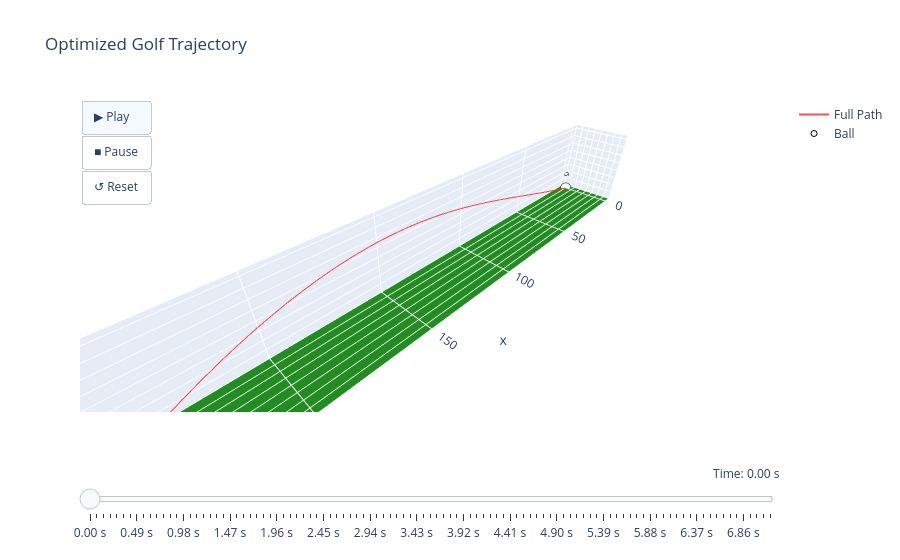

This figure's notebook cell:
### Code cell
# Animation of the trajectory to inspect the 3D path and the effect of the spin and wind
rotated_traj.animate()

### Figure 1 — Plotly figure (JSON) as saved in the notebook; plotly's stock layout.template omitted (floating-point values rounded to 4 significant figures; data arrays with more than 128 entries replaced by an {"elided": "..."} marker saying what was removed)
{"data": [{"customdata": {"elided": "719x6 float values"}, "hovertemplate": "<b>Position:\t</b> %{x:.1f}m %{y:.1f}m %{z:.1f}m<br><b>Velocity:\t</b> %{customdata[0]:.1f}, %{customdata[1]:.1f}, %{customdata[2]:.1f} m/s<br><b>Spin:\t</b> %{customdata[3]:.1f}, %{customdata[4]:.1f}, %{customdata[5]:.1f} rad/s<br><extra></extra>", "line": {"color": "rgba(255, 0, 0, 0.7)", "width": 2}, "mode": "lines", "name": "Full Path", "type": "scatter3d", "x": {"elided": "719 float values"}, "y": {"elided": "719 float values"}, "z": {"elided": "719 float values"}}, {"marker": {"color": "white", "line": {"color": "black", "width": 1}, "size": 6}, "mode": "markers+text", "name": "Ball", "text": ["Ball"], "type": "scatter3d", "x": [0], "y": [0], "z": [0]}], "layout": {"scene": {"aspectmode": "data", "xaxis": {"range": [-5, 276.5]}, "yaxis": {"range": [-5.0, 33.96]}, "zaxis": {"backgroundcolor": "rgb(34, 139, 34)", "range": [0, 42.07]}}, "sliders": [{"active": 0, "currentvalue": {"prefix": "Time: ", "visible": true, "xanchor": "right"}, "pad": {"b": 10, "t": 50}, "steps": [{"args": [["0"], {"frame": {"duration": 0, "redraw": true}, "mode": "immediate", "transition": {"duration": 0}}], "label": "0.00 s", "method": "animate"}, {"args": [["7"], {"frame": {"duration": 0, "redraw": true}, "mode": "immediate", "transition": {"duration": 0}}], "label": "0.07 s", "method": "animate"}, {"args": [["14"], {"frame": {"duration": 0, "redraw": true}, "mode": "immediate", "transition": {"duration": 0}}], "label": "0.14 s", "method": "animate"}, {"args": [["21"], {"frame": {"duration": 0, "redraw": true}, "mode": "immediate", "transition": {"duration": 0}}], "label": "0.21 s", "method": "animate"}, {"args": [["28"], {"frame": {"duration": 0, "redraw": true}, "mode": "immediate", "transition": {"duration": 0}}], "label": "0.28 s", "method": "animate"}, {"args": [["35"], {"frame": {"duration": 0, "redraw": true}, "mode": "immediate", "transition": {"duration": 0}}], "label": "0.35 s", "method": "animate"}, {"args": [["42"], {"frame": {"duration": 0, "redraw": true}, "mode": "immediate", "transition": {"duration": 0}}], "label": "0.42 s", "method": "animate"}, {"args": [["49"], {"frame": {"duration": 0, "redraw": true}, "mode": "immediate", "transition": {"duration": 0}}], "label": "0.49 s", "method": "animate"}, {"args": [["56"], {"frame": {"duration": 0, "redraw": true}, "mode": "immediate", "transition": {"duration": 0}}], "label": "0.56 s", "method": "animate"}, {"args": [["63"], {"frame": {"duration": 0, "redraw": true}, "mode": "immediate", "transition": {"duration": 0}}], "label": "0.63 s", "method": "animate"}, {"args": [["70"], {"frame": {"duration": 0, "redraw": true}, "mode": "immediate", "transition": {"duration": 0}}], "label": "0.70 s", "method": "animate"}, {"args": [["77"], {"frame": {"duration": 0, "redraw": true}, "mode": "immediate", "transition": {"duration": 0}}], "label": "0.77 s", "method": "animate"}, {"args": [["84"], {"frame": {"duration": 0, "redraw": true}, "mode": "immediate", "transition": {"duration": 0}}], "label": "0.84 s", "method": "animate"}, {"args": [["91"], {"frame": {"duration": 0, "redraw": true}, "mode": "immediate", "transition": {"duration": 0}}], "label": "0.91 s", "method": "animate"}, {"args": [["98"], {"frame": {"duration": 0, "redraw": true}, "mode": "immediate", "transition": {"duration": 0}}], "label": "0.98 s", "method": "animate"}, {"args": [["105"], {"frame": {"duration": 0, "redraw": true}, "mode": "immediate", "transition": {"duration": 0}}], "label": "1.05 s", "method": "animate"}, {"args": [["112"], {"frame": {"duration": 0, "redraw": true}, "mode": "immediate", "transition": {"duration": 0}}], "label": "1.12 s", "method": "animate"}, {"args": [["119"], {"frame": {"duration": 0, "redraw": true}, "mode": "immediate", "transition": {"duration": 0}}], "label": "1.19 s", "method": "animate"}, {"args": [["126"], {"frame": {"duration": 0, "redraw": true}, "mode": "immediate", "transition": {"duration": 0}}], "label": "1.26 s", "method": "animate"}, {"args": [["133"], {"frame": {"duration": 0, "redraw": true}, "mode": "immediate", "transition": {"duration": 0}}], "label": "1.33 s", "method": "animate"}, {"args": [["140"], {"frame": {"duration": 0, "redraw": true}, "mode": "immediate", "transition": {"duration": 0}}], "label": "1.40 s", "method": "animate"}, {"args": [["147"], {"frame": {"duration": 0, "redraw": true}, "mode": "immediate", "transition": {"duration": 0}}], "label": "1.47 s", "method": "animate"}, {"args": [["154"], {"frame": {"duration": 0, "redraw": true}, "mode": "immediate", "transition": {"duration": 0}}], "label": "1.54 s", "method": "animate"}, {"args": [["161"], {"frame": {"duration": 0, "redraw": true}, "mode": "immediate", "transition": {"duration": 0}}], "label": "1.61 s", "method": "animate"}, {"args": [["168"], {"frame": {"duration": 0, "redraw": true}, "mode": "immediate", "transition": {"duration": 0}}], "label": "1.68 s", "method": "animate"}, {"args": [["175"], {"frame": {"duration": 0, "redraw": true}, "mode": "immediate", "transition": {"duration": 0}}], "label": "1.75 s", "method": "animate"}, {"args": [["182"], {"frame": {"duration": 0, "redraw": true}, "mode": "immediate", "transition": {"duration": 0}}], "label": "1.82 s", "method": "animate"}, {"args": [["189"], {"frame": {"duration": 0, "redraw": true}, "mode": "immediate", "transition": {"duration": 0}}], "label": "1.89 s", "method": "animate"}, {"args": [["196"], {"frame": {"duration": 0, "redraw": true}, "mode": "immediate", "transition": {"duration": 0}}], "label": "1.96 s", "method": "animate"}, {"args": [["203"], {"frame": {"duration": 0, "redraw": true}, "mode": "immediate", "transition": {"duration": 0}}], "label": "2.03 s", "method": "animate"}, {"args": [["210"], {"frame": {"duration": 0, "redraw": true}, "mode": "immediate", "transition": {"duration": 0}}], "label": "2.10 s", "method": "animate"}, {"args": [["217"], {"frame": {"duration": 0, "redraw": true}, "mode": "immediate", "transition": {"duration": 0}}], "label": "2.17 s", "method": "animate"}, {"args": [["224"], {"frame": {"duration": 0, "redraw": true}, "mode": "immediate", "transition": {"duration": 0}}], "label": "2.24 s", "method": "animate"}, {"args": [["231"], {"frame": {"duration": 0, "redraw": true}, "mode": "immediate", "transition": {"duration": 0}}], "label": "2.31 s", "method": "animate"}, {"args": [["238"], {"frame": {"duration": 0, "redraw": true}, "mode": "immediate", "transition": {"duration": 0}}], "label": "2.38 s", "method": "animate"}, {"args": [["245"], {"frame": {"duration": 0, "redraw": true}, "mode": "immediate", "transition": {"duration": 0}}], "label": "2.45 s", "method": "animate"}, {"args": [["252"], {"frame": {"duration": 0, "redraw": true}, "mode": "immediate", "transition": {"duration": 0}}], "label": "2.52 s", "method": "animate"}, {"args": [["259"], {"frame": {"duration": 0, "redraw": true}, "mode": "immediate", "transition": {"duration": 0}}], "label": "2.59 s", "method": "animate"}, {"args": [["266"], {"frame": {"duration": 0, "redraw": true}, "mode": "immediate", "transition": {"duration": 0}}], "label": "2.66 s", "method": "animate"}, {"args": [["273"], {"frame": {"duration": 0, "redraw": true}, "mode": "immediate", "transition": {"duration": 0}}], "label": "2.73 s", "method": "animate"}, {"args": [["280"], {"frame": {"duration": 0, "redraw": true}, "mode": "immediate", "transition": {"duration": 0}}], "label": "2.80 s", "method": "animate"}, {"args": [["287"], {"frame": {"duration": 0, "redraw": true}, "mode": "immediate", "transition": {"duration": 0}}], "label": "2.87 s", "method": "animate"}, {"args": [["294"], {"frame": {"duration": 0, "redraw": true}, "mode": "immediate", "transition": {"duration": 0}}], "label": "2.94 s", "method": "animate"}, {"args": [["301"], {"frame": {"duration": 0, "redraw": true}, "mode": "immediate", "transition": {"duration": 0}}], "label": "3.01 s", "method": "animate"}, {"args": [["308"], {"frame": {"duration": 0, "redraw": true}, "mode": "immediate", "transition": {"duration": 0}}], "label": "3.08 s", "method": "animate"}, {"args": [["315"], {"frame": {"duration": 0, "redraw": true}, "mode": "immediate", "transition": {"duration": 0}}], "label": "3.15 s", "method": "animate"}, {"args": [["322"], {"frame": {"duration": 0, "redraw": true}, "mode": "immediate", "transition": {"duration": 0}}], "label": "3.22 s", "method": "animate"}, {"args": [["329"], {"frame": {"duration": 0, "redraw": true}, "mode": "immediate", "transition": {"duration": 0}}], "label": "3.29 s", "method": "animate"}, {"args": [["336"], {"frame": {"duration": 0, "redraw": true}, "mode": "immediate", "transition": {"duration": 0}}], "label": "3.36 s", "method": "animate"}, {"args": [["343"], {"frame": {"duration": 0, "redraw": true}, "mode": "immediate", "transition": {"duration": 0}}], "label": "3.43 s", "method": "animate"}, {"args": [["350"], {"frame": {"duration": 0, "redraw": true}, "mode": "immediate", "transition": {"duration": 0}}], "label": "3.50 s", "method": "animate"}, {"args": [["357"], {"frame": {"duration": 0, "redraw": true}, "mode": "immediate", "transition": {"duration": 0}}], "label": "3.57 s", "method": "animate"}, {"args": [["364"], {"frame": {"duration": 0, "redraw": true}, "mode": "immediate", "transition": {"duration": 0}}], "label": "3.64 s", "method": "animate"}, {"args": [["371"], {"frame": {"duration": 0, "redraw": true}, "mode": "immediate", "transition": {"duration": 0}}], "label": "3.71 s", "method": "animate"}, {"args": [["378"], {"frame": {"duration": 0, "redraw": true}, "mode": "immediate", "transition": {"duration": 0}}], "label": "3.78 s", "method": "animate"}, {"args": [["385"], {"frame": {"duration": 0, "redraw": true}, "mode": "immediate", "transition": {"duration": 0}}], "label": "3.85 s", "method": "animate"}, {"args": [["392"], {"frame": {"duration": 0, "redraw": true}, "mode": "immediate", "transition": {"duration": 0}}], "label": "3.92 s", "method": "animate"}, {"args": [["399"], {"frame": {"duration": 0, "redraw": true}, "mode": "immediate", "transition": {"duration": 0}}], "label": "3.99 s", "method": "animate"}, {"args": [["406"], {"frame": {"duration": 0, "redraw": true}, "mode": "immediate", "transition": {"duration": 0}}], "label": "4.06 s", "method": "animate"}, {"args": [["413"], {"frame": {"duration": 0, "redraw": true}, "mode": "immediate", "transition": {"duration": 0}}], "label": "4.13 s", "method": "animate"}, {"args": [["420"], {"frame": {"duration": 0, "redraw": true}, "mode": "immediate", "transition": {"duration": 0}}], "label": "4.20 s", "method": "animate"}, {"args": [["427"], {"frame": {"duration": 0, "redraw": true}, "mode": "immediate", "transition": {"duration": 0}}], "label": "4.27 s", "method": "animate"}, {"args": [["434"], {"frame": {"duration": 0, "redraw": true}, "mode": "immediate", "transition": {"duration": 0}}], "label": "4.34 s", "method": "animate"}, {"args": [["441"], {"frame": {"duration": 0, "redraw": true}, "mode": "immediate", "transition": {"duration": 0}}], "label": "4.41 s", "method": "animate"}, {"args": [["448"], {"frame": {"duration": 0, "redraw": true}, "mode": "immediate", "transition": {"duration": 0}}], "label": "4.48 s", "method": "animate"}, {"args": [["455"], {"frame": {"duration": 0, "redraw": true}, "mode": "immediate", "transition": {"duration": 0}}], "label": "4.55 s", "method": "animate"}, {"args": [["462"], {"frame": {"duration": 0, "redraw": true}, "mode": "immediate", "transition": {"duration": 0}}], "label": "4.62 s", "method": "animate"}, {"args": [["469"], {"frame": {"duration": 0, "redraw": true}, "mode": "immediate", "transition": {"duration": 0}}], "label": "4.69 s", "method": "animate"}, {"args": [["476"], {"frame": {"duration": 0, "redraw": true}, "mode": "immediate", "transition": {"duration": 0}}], "label": "4.76 s", "method": "animate"}, {"args": [["483"], {"frame": {"duration": 0, "redraw": true}, "mode": "immediate", "transition": {"duration": 0}}], "label": "4.83 s", "method": "animate"}, {"args": [["490"], {"frame": {"duration": 0, "redraw": true}, "mode": "immediate", "transition": {"duration": 0}}], "label": "4.90 s", "method": "animate"}, {"args": [["497"], {"frame": {"duration": 0, "redraw": true}, "mode": "immediate", "transition": {"duration": 0}}], "label": "4.97 s", "method": "animate"}, {"args": [["504"], {"frame": {"duration": 0, "redraw": true}, "mode": "immediate", "transition": {"duration": 0}}], "label": "5.04 s", "method": "animate"}, {"args": [["511"], {"frame": {"duration": 0, "redraw": true}, "mode": "immediate", "transition": {"duration": 0}}], "label": "5.11 s", "method": "animate"}, {"args": [["518"], {"frame": {"duration": 0, "redraw": true}, "mode": "immediate", "transition": {"duration": 0}}], "label": "5.18 s", "method": "animate"}, {"args": [["525"], {"frame": {"duration": 0, "redraw": true}, "mode": "immediate", "transition": {"duration": 0}}], "label": "5.25 s", "method": "animate"}, {"args": [["532"], {"frame": {"duration": 0, "redraw": true}, "mode": "immediate", "transition": {"duration": 0}}], "label": "5.32 s", "method": "animate"}, {"args": [["539"], {"frame": {"duration": 0, "redraw": true}, "mode": "immediate", "transition": {"duration": 0}}], "label": "5.39 s", "method": "animate"}, {"args": [["546"], {"frame": {"duration": 0, "redraw": true}, "mode": "immediate", "transition": {"duration": 0}}], "label": "5.46 s", "method": "animate"}, {"args": [["553"], {"frame": {"duration": 0, "redraw": true}, "mode": "immediate", "transition": {"duration": 0}}], "label": "5.53 s", "method": "animate"}, {"args": [["560"], {"frame": {"duration": 0, "redraw": true}, "mode": "immediate", "transition": {"duration": 0}}], "label": "5.60 s", "method": "animate"}, {"args": [["567"], {"frame": {"duration": 0, "redraw": true}, "mode": "immediate", "transition": {"duration": 0}}], "label": "5.67 s", "method": "animate"}, {"args": [["574"], {"frame": {"duration": 0, "redraw": true}, "mode": "immediate", "transition": {"duration": 0}}], "label": "5.74 s", "method": "animate"}, {"args": [["581"], {"frame": {"duration": 0, "redraw": true}, "mode": "immediate", "transition": {"duration": 0}}], "label": "5.81 s", "method": "animate"}, {"args": [["588"], {"frame": {"duration": 0, "redraw": true}, "mode": "immediate", "transition": {"duration": 0}}], "label": "5.88 s", "method": "animate"}, {"args": [["595"], {"frame": {"duration": 0, "redraw": true}, "mode": "immediate", "transition": {"duration": 0}}], "label": "5.95 s", "method": "animate"}, {"args": [["602"], {"frame": {"duration": 0, "redraw": true}, "mode": "immediate", "transition": {"duration": 0}}], "label": "6.02 s", "method": "animate"}, {"args": [["609"], {"frame": {"duration": 0, "redraw": true}, "mode": "immediate", "transition": {"duration": 0}}], "label": "6.09 s", "method": "animate"}, {"args": [["616"], {"frame": {"duration": 0, "redraw": true}, "mode": "immediate", "transition": {"duration": 0}}], "label": "6.16 s", "method": "animate"}, {"args": [["623"], {"frame": {"duration": 0, "redraw": true}, "mode": "immediate", "transition": {"duration": 0}}], "label": "6.23 s", "method": "animate"}, {"args": [["630"], {"frame": {"duration": 0, "redraw": true}, "mode": "immediate", "transition": {"duration": 0}}], "label": "6.30 s", "method": "animate"}, {"args": [["637"], {"frame": {"duration": 0, "redraw": true}, "mode": "immediate", "transition": {"duration": 0}}], "label": "6.37 s", "method": "animate"}, {"args": [["644"], {"frame": {"duration": 0, "redraw": true}, "mode": "immediate", "transition": {"duration": 0}}], "label": "6.44 s", "method": "animate"}, {"args": [["651"], {"frame": {"duration": 0, "redraw": true}, "mode": "immediate", "transition": {"duration": 0}}], "label": "6.51 s", "method": "animate"}, {"args": [["658"], {"frame": {"duration": 0, "redraw": true}, "mode": "immediate", "transition": {"duration": 0}}], "label": "6.58 s", "method": "animate"}, {"args": [["665"], {"frame": {"duration": 0, "redraw": true}, "mode": "immediate", "transition": {"duration": 0}}], "label": "6.65 s", "method": "animate"}, {"args": [["672"], {"frame": {"duration": 0, "redraw": true}, "mode": "immediate", "transition": {"duration": 0}}], "label": "6.72 s", "method": "animate"}, {"args": [["679"], {"frame": {"duration": 0, "redraw": true}, "mode": "immediate", "transition": {"duration": 0}}], "label": "6.79 s", "method": "animate"}, {"args": [["686"], {"frame": {"duration": 0, "redraw": true}, "mode": "immediate", "transition": {"duration": 0}}], "label": "6.86 s", "method": "animate"}, {"args": [["693"], {"frame": {"duration": 0, "redraw": true}, "mode": "immediate", "transition": {"duration": 0}}], "label": "6.93 s", "method": "animate"}, {"args": [["700"], {"frame": {"duration": 0, "redraw": true}, "mode": "immediate", "transition": {"duration": 0}}], "label": "7.00 s", "method": "animate"}, {"args": [["707"], {"frame": {"duration": 0, "redraw": true}, "mode": "immediate", "transition": {"duration": 0}}], "label": "7.07 s", "method": "animate"}, {"args": [["714"], {"frame": {"duration": 0, "redraw": true}, "mode": "immediate", "transition": {"duration": 0}}], "label": "7.14 s", "method": "animate"}]}], "title": {"text": "Optimized Golf Trajectory"}, "updatemenus": [{"buttons": [{"args": [null, {"frame": {"duration": 63.0, "redraw": true}, "fromcurrent": true, "mode": "immediate", "transition": {"duration": 0}}], "label": "▶ Play", "method": "animate"}, {"args": [[null], {"frame": {"duration": 0, "redraw": true}, "mode": "immediate", "transition": {"duration": 0}}], "label": "■ Pause", "method": "animate"}, {"args": [["0"], {"frame": {"duration": 0, "redraw": true}, "mode": "immediate", "transition": {"duration": 0}}], "label": "↺ Reset", "method": "animate"}], "showactive": true, "type": "buttons", "x": 0.1, "xanchor": "right", "y": 1, "yanchor": "top"}]}}
